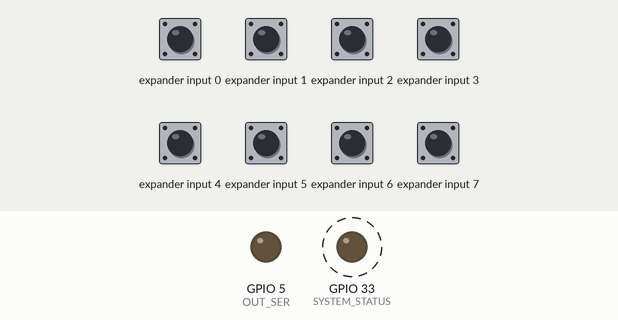
A sketch run on a simulated ESP32. On the bench: output pins drawn as LEDs (lit = HIGH). Wiring (inferred from the names in the program): input shift register (74HC165): load GPIO 4; clock GPIO 23; serial out GPIO 18. Dashed ring = blinking. The inputs (shaded band) are chosen by the test bench; at power-on: expander input 0–7 HIGH. Pins used as bus, display or sensor lines are not drawn; what the sketch prints to the serial monitor is not drawn.

Above: at 0.2 s.
Timing chart, 0 to 3.0 s (numbered marks = the images above):
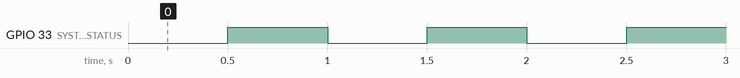

Measured:
- by itself, GPIO 33 (SYSTEM_STATUS): alternates HIGH for 0.50 s and LOW for 0.50 s

The sketch:

ShiftInOut.ino
```cpp
// (licence header left out)
#pragma GCC optimize ("O2")

#include <Arduino.h>

#define IN_SL           23    // ESP32 GPIO -> LEVEL SHIFT -> SN74HC165N SH/LD
#define IN_CLK          19    // ESP32 GPIO -> LEVEL SHIFT -> SN74HC165N CLK
#define IN_QH           18    // ESP32 GPIO <- LEVEL SHIFT <- SN74HC165N QH
#define OUT_SER         5     // ESP32 GPIO -> LEVEL SHIFT -> SN74HC595N SER
#define OUT_RCLK        4     // ESP32 GPIO -> LEVEL SHIFT -> SN74HC595N RCLK
#define OUT_SRCLK       15    // ESP32 GPIO -> LEVEL SHIFT -> SN74HC595N SRCLK
#define SYSTEM_STATUS   33    // ESP32 GPIO SYSTEM STATUS LED

uint8_t   outLedData;
uint16_t  oldInData;
int       ledFlag;
int       systemStatusLed;
int       systemStatusLedTimer;


uint16_t shiftInput( void )
{
  digitalWrite( IN_SL, LOW );
  delayMicroseconds( 1 );
  digitalWrite( IN_SL, HIGH );
  uint16_t result = digitalRead( IN_QH );
  for ( int i = 1; i < 16; i++ )
  {
    digitalWrite( IN_CLK, HIGH );
    result = result << 1 | digitalRead( IN_QH );
    digitalWrite( IN_CLK, LOW );
  }
  return result;
}

void  shiftOutput( uint16_t value )
{
  for ( int i = 0; i < 16; i++ )
  {
    int data = ( value & 0x0001 ) ? HIGH : LOW;
    digitalWrite( OUT_SER, data );
    digitalWrite( OUT_SRCLK, HIGH );
    digitalWrite( OUT_SRCLK, LOW );
    value >>= 1;
  }
  digitalWrite( OUT_RCLK, HIGH );
  delayMicroseconds( 1 );
  digitalWrite( OUT_RCLK, LOW );
}

void setup()
{
  pinMode( IN_SL,     OUTPUT );
  pinMode( IN_CLK,    OUTPUT );
  pinMode( IN_QH,     INPUT );
  pinMode( OUT_SER,   OUTPUT );
  pinMode( OUT_RCLK,  OUTPUT );
  pinMode( OUT_SRCLK, OUTPUT );
  digitalWrite( IN_SL,     HIGH );
  digitalWrite( IN_CLK,    LOW );
  digitalWrite( OUT_RCLK,  LOW );
  digitalWrite( OUT_SRCLK, LOW );
  pinMode( SYSTEM_STATUS, OUTPUT );
  digitalWrite( SYSTEM_STATUS, LOW );

  Serial.begin( 115200 );
  while (!Serial && !Serial.available());
  Serial.printf( "boot\r\n" );

  outLedData           = 0x00;
  oldInData            = 0xFFFF;
  ledFlag              = 0;
  systemStatusLed      = LOW;
  systemStatusLedTimer = millis();
  shiftOutput( 0x0000 );
}

void loop()
{
  int dt = millis() - systemStatusLedTimer;
  if ( dt >= 500 )
  {
    systemStatusLedTimer = millis();
    if ( systemStatusLed == LOW )
      systemStatusLed = HIGH;
    else
      systemStatusLed = LOW;
    digitalWrite( SYSTEM_STATUS, systemStatusLed );
  }

  uint32_t t0 = micros();
  uint16_t inData = shiftInput();
  uint32_t t1 = micros();
  dt = t1 - t0;
  if ( inData != oldInData )
  {
    oldInData = inData;
    Serial.printf( "IN: 0x%04X [dt %d usec] ", inData, dt );

    uint16_t outData = ~inData;
    if ( ledFlag == 0 )
    {
      if ( outLedData == 0 )
        outLedData = 0x01;
      outData &= 0x0FFF;
      outData |= ( (uint16_t)outLedData ) << 12;
      outLedData <<= 1;
      if ( outLedData == 0x10 )
      {
        outLedData = 0x00;
        ledFlag = 1;
      }
    }
    else
    {
      if ( outLedData == 0 )
        outLedData = 0x08;
      outData &= 0x0FFF;
      outData |= ( (uint16_t)outLedData ) << 12;
      outLedData >>= 1;
      if ( outLedData == 0x00 )
      {
        outLedData = 0x00;
        ledFlag = 0;
      }
    }

    t0 = micros();
    shiftOutput( outData );
    t1 = micros();
    dt = t1 - t0;
    Serial.printf( "OUT:0x%04X [dt %d usec]\r\n", outData, dt );
  }
}
```
